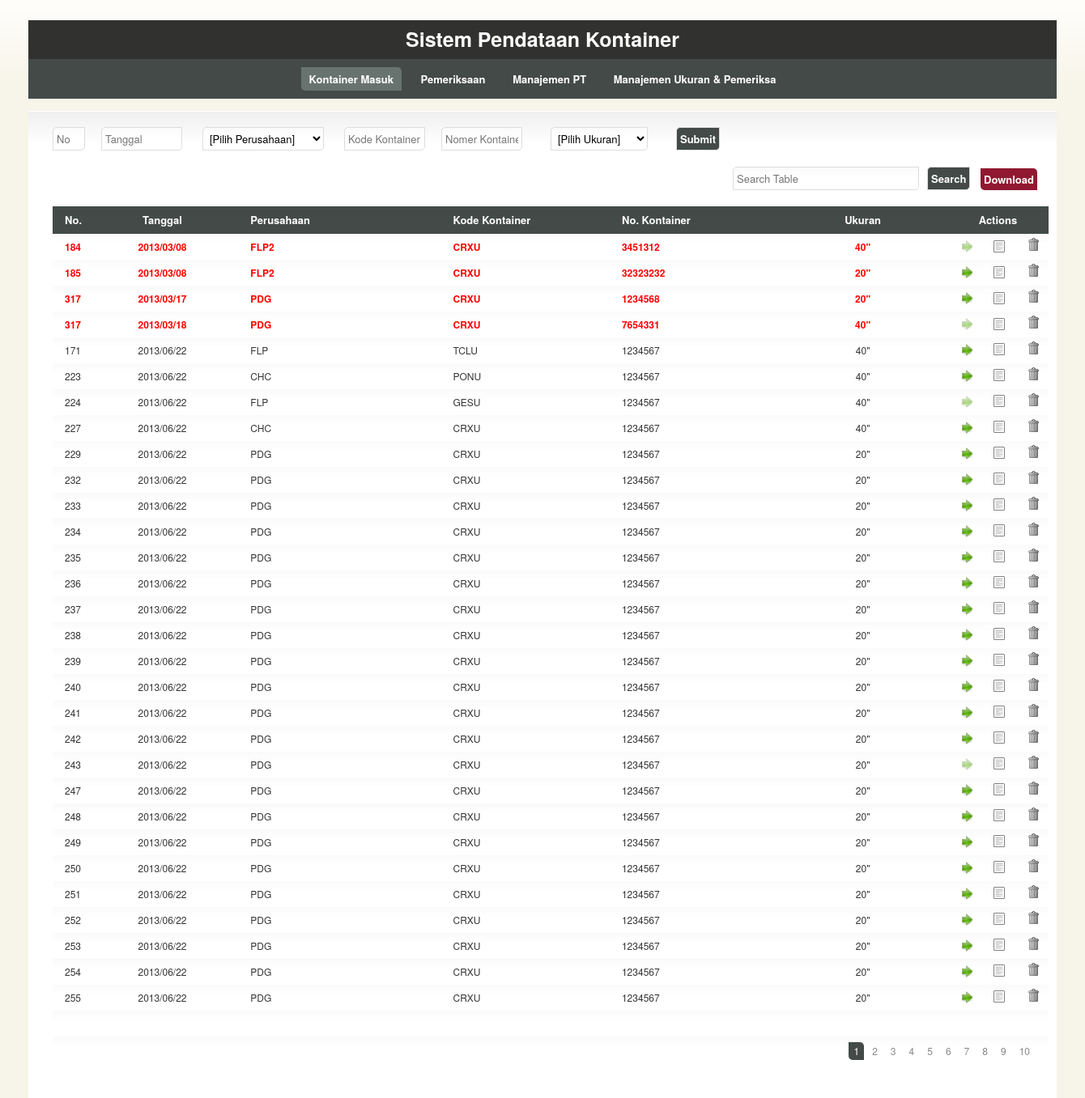
The page / on the database its author committed.
### tables this page shows
CREATE TABLE IF NOT EXISTS `kontainer` (
  `id` int(10) NOT NULL AUTO_INCREMENT,
  `no` int(10) DEFAULT NULL,
  `tanggal` date DEFAULT NULL,
  `perusahaan` varchar(100) DEFAULT NULL,
  `kode` varchar(50) DEFAULT NULL,
  `nomor` varchar(50) DEFAULT NULL,
  `ukuran` varchar(50) DEFAULT NULL,
  `status` int(10) NOT NULL DEFAULT '0',
  `no_pib` varchar(50) DEFAULT NULL,
  `tgl_pib` date DEFAULT NULL,
  `jam_ip` time DEFAULT NULL,
  `jam_periksa_st` time DEFAULT NULL,
  `jam_periksa_en` time DEFAULT NULL,
  `uraian` varchar(50) DEFAULT NULL,
  `pemeriksa` varchar(50) DEFAULT NULL,
  `tgl_sppb` date DEFAULT NULL,
  `tgl_ip` date DEFAULT NULL,
  PRIMARY KEY (`id`)
);

### application/controllers/kontainer.php (called while the page is built, shortened)
<?php if ( ! defined('BASEPATH')) exit('No direct script access allowed');
class Kontainer extends CI_Controller
{
	function __construct()
	{
		$this->load->model('kontainer_model', 'kontainer', true);
		$this->load->model('perusahaan_model', 'perusahaan', true);
		$this->load->model('ukuran_model', 'ukuran', true);
		$this->load->model('pemeriksa_model', 'pemeriksa', true);
	}
	function index()
	{
		$data['rows'] = $this->kontainer->get_rows(0, 30);
		$data['list_perusahaan'] = $this->perusahaan->get_all_perusahaan();
		$data['list_ukuran'] = $this->ukuran->get_all_ukuran();
		$data['list_pemeriksa'] = $this->pemeriksa->get_all_pemeriksa();
		$data['maxpage'] = $this->kontainer->get_max_page();
		$data['page'] = 1;
		$this->load->view('kontainer_view', $data);
	}
}

### index.php (called while the page is built, shortened)
<?php
require_once BASEPATH.'core/CodeIgniter.php';

### application/models/kontainer_model.php (called while the page is built, shortened)
<?php if ( ! defined('BASEPATH')) exit('No direct script access allowed');
class Kontainer_model extends CI_Model
{
	function get_rows($start, $limit)
	{
		$kueri = "SELECT * FROM kontainer ORDER BY tanggal,no LIMIT $start, $limit";
		$ret = $this->db->query($kueri)->result_array();
		return $ret;
	}
}

### application/views/kontainer_view.php (the view, shortened to what this page needs)
<!DOCTYPE html>
<html lang="en">
	<head>
		<link rel="stylesheet" href="<?=base_url();?>application/css/960.css" type="text/css" media="screen" charset="utf-8"/>
		<link rel="stylesheet" href="<?=base_url();?>application/css/template.css" type="text/css" media="screen" charset="utf-8"/>
		<link rel="stylesheet" href="<?=base_url();?>application/css/colour.css" type="text/css" media="screen" charset="utf-8"/>
		<link rel="stylesheet" href="<?=base_url();?>application/js/jquery.fancybox-1.3.4/fancybox/jquery.fancybox-1.3.4.css" type="text/css" media="screen"/>
		<link rel="stylesheet" href="<?=base_url();?>application/js/jqtp_latest/css/jqtp.css" type="text/css"/>
		<link rel="stylesheet" href="<?=base_url();?>application/js/jqtp_latest/css/jqpopup.css" type="text/css">
	</head>
	<body>
		<header id="header">
			<?php
				$data['active'] = 1;
				$this->load->view('header', $data);
			?>
		</header>
		<section id="section">
			<div id="content" class="container_16 clearfix">
				<form method="post" action="<?=site_url('kontainer/entry')?>">
					<div class="grid_1"><p>
						<input name="no" type="text" placeholder="No"/>
					</p></div>
					<div class="grid_2"><p>
						<input name="tanggal" type="text" id="datepicker" placeholder="Tanggal" pattern="((19|20)\d\d[/]0[1-9]|1[012])[/](0[1-9]|[12][0-9]|3[01])" required/>
					</p></div>
					<div class="grid_4"><p>
						<select name="perusahaan" required>
							<option value='-'>[Pilih Perusahaan]</option>
							<?php
							foreach($list_perusahaan as $perusahaan){
								extract($perusahaan);
								echo "<option value='$kode'>$kode</option>";
							}
							?>
						</select>
					</p></div>
					<div class="grid_2"><p>
						<input name="kode" type="text" placeholder="Kode Kontainer" required/>
					</p></div>
					<div class="grid_2"><p>
						<input name="nomor" type="text" placeholder="Nomer Kontainer" required/>
					</p></div>
					<div class="grid_3"><p>
						<select id="in_ukuran" name="ukuran">
							<option value='-'>[Pilih Ukuran]</option>
							<?php
							foreach($list_ukuran as $ukuran){
								extract($ukuran);
								echo "<option value='$ukuran'>$ukuran</option>";
							}
							?>
						</select>
					</p></div>
					<div class="grid_1"><p>
						<input type="submit" value="Submit"/>
					</p></div>
				</form>
				<div class="grid_14">
					<p>&nbsp;</p>
				</div>
				<form method='POST' action='<?=base_url();?>kontainer/search'>
					<div class="grid_5">
						<p>
							<input type="text" name='search' placeholder="Search Table"/>
						</p>
					</div>
					<div class="grid_1">
						<p>
							<input type="submit" value="Search" />
						</p>
					</div>
				</form>
				<div class="grid_1">
					<p>
						<?php
						$download_url = base_url()."kontainer/download_xls";
						?>
						<a href='<?=$download_url;?>' class='error'>Download</a>
					</p>
				</div>
				<div class="grid_16">
					<table id="dataList" clas="tablesorter">
						<colgroup>
							<col class="colA" style="width:20px; word-wrap:break-word;"/>
							<col class="colB" style="width:90px; word-wrap:break-word;"/>
							<col class="colC" style="width:120px; word-wrap:break-word;"/>
							<col class="colD" style="width:100px; word-wrap:break-word;"/>
							<col class="colE" style="width:100px; word-wrap:break-word;"/>
							<col class="colF" style="width:100px; word-wrap:break-word;"/>
							<col class="colG" style="width:20px; word-wrap:break-word;"/>
							<col class="colH" style="width:20px; word-wrap:break-word;"/>
							<col class="colI" style="width:20px; word-wrap:break-word;"/>
						</colgroup>
						<thead>
							<tr>
								<th>No.</th>
								<th class='center'>Tanggal</th>
								<th>Perusahaan</th>
								<th>Kode Kontainer</th>
								<th>No. Kontainer</th>
								<th class='center'>Ukuran</th>
								<th class='center' colspan="3" width="10%">Actions</th>
							</tr>
						</thead>
						<tbody>
							<?php
							foreach($rows as $row){
								extract($row);
								$tanggal = str_replace("-", "/", $tanggal);
								$today = date('Y/m/d');
								$t_tanggal = strtotime($tanggal);
								$t_today = strtotime($today);
								$difsecs = $t_today - $t_tanggal;
								$difday = $difsecs / (24*60*60) + 1;
								if($difday >= 30) echo "<tr style='color:red; font-weight:bold;'>";
								else echo "<tr>";
								echo "
										<td id='col_no_$id' style='text-align:left;'>$no</td>
										<td id='col_tanggal_$id' class='center'>$tanggal</td>
										<td id='col_perusahaan_$id'>$perusahaan</td>
										<td id='col_kode_$id'>$kode</td>
										<td id='col_nomor_$id'>$nomor</td>
										<td id='col_ukuran_$id' class='center'>$ukuran</td>
										<td id='col_ip_$id' class='center'>";
			   	if($status == '0') echo 	"<a href='#ip_row' class='ip ip_button' no='$id'></a></td>";
				else echo 					"<a href='#' class='unip'></a></td>";
				echo "					<td id='col_edit_$id' class='center'><a href='#' onclick=\"edit_row('$id')\" class='edit'></a></td>
										<td id='col_delete_$id' class='center'><a href='#' onclick=\"confirm_delete_row('$id')\" class='trash'></a></td>
									</tr>
									<tr style='display:none'>
										<td id='col_status_$id'>$status</td>
									</tr>
								";
							}
							?>
						</tbody>
						<tfoot>
							<tr><td colspan="9">&nbsp;</td><tr>
							<tr>
								<td colspan="9" class="pagination">
									<?php
										$st = $page-4;
										if($st < 1) $st = 1;
										$en = $st + 9;
										for($i = $st; $i <= $en; $i++){
											if($i == $page) echo "<span class='active curved'>$i</span>";
											else{
												if(isset($key)) echo "<a href='".base_url()."kontainer/search?key=$key&page=$i' class='curved'>$i</a>";
												else echo "<a href='".base_url()."kontainer/page/$i' class='curved'>$i</a>";
											}
										}
									?>
								</td>
							</tr>
						</tfoot>
					</table>
				</div>
			</div>
		</section>
	</body>
</html>

### application/views/header.php (shortened to what this page needs)
<div id="colhead"><h1 id="head">Sistem Pendataan Kontainer</h1></div>
<div id="colnav">
	<ul id="navigation">
		<?php
			if($active == 1) echo "
				<li><span class='active'>Kontainer Masuk</span></li>
				<li><a href='".site_url('pemeriksaan')."'>Pemeriksaan</a></li>
				<li><a href='".site_url('manajemen_pt')."'>Manajemen PT</a></li>
				<li><a href='".site_url('manajemen_ukuran_pemeriksa')."'>Manajemen Ukuran & Pemeriksa</a></li>
			";
		?>
	</ul>
</div>

### application/css/960.css (style rules this page uses)
html,body,div,span,applet,object,iframe,h1,h2,h3,h4,h5,h6,p,blockquote,pre,a,abbr,acronym,address,big,cite,code,del,dfn,em,font,img,ins,kbd,q,s,samp,small,strike,strong,sub,sup,tt,var,b,u,i,center,dl,dt,dd,ol,ul,li,fieldset,form,label,legend,table,caption,tbody,tfoot,thead,tr,th,td { margin:0;padding:0;border:0;outline:0;font-size:100%;vertical-align:baseline;background:transparent }
body { line-height:1 }
ol,ul { list-style:none }
table { border-collapse:collapse;border-spacing:0 }
body, textarea { color:#333;font:13px/1.5 'Helvetica Neue',Arial,'Liberation Sans',FreeSans,sans-serif }
h1 { font-size:25px }
ul { list-style:disc }
li { margin-left:30px }
p,dl,hr,h1,h2,h3,h4,h5,h6,ol,ul,pre,table,address,fieldset { margin-bottom:20px }
.grid_1 select,.grid_1 input,.grid_1 textarea { width:30px }
.grid_2 select,.grid_2 input,.grid_2 textarea { width:90px }
.grid_3 select,.grid_3 input,.grid_3 textarea { width:150px }
.grid_3 select { width:120px }
.grid_4 select,.grid_4 input,.grid_4 textarea { width:210px }
.grid_4 select { width:150px }
.grid_5 select,.grid_5 input,.grid_5 textarea { width:220px }
.grid_1, .grid_2, .grid_3, .grid_4, .grid_5, .grid_6, .grid_7, .grid_8, .grid_9, .grid_10, .grid_11, .grid_12, .grid_13, .grid_14, .grid_15, .grid_16 { display: inline; float: left; margin-left: 10px; margin-right: 10px; }
.grid_16 { float:center; }
.container_16 .grid_1, .container_16 .grid_1 .box, .container_16 .grid_1 .ui-state-highlight { width: 40px !important }
.container_16 .grid_2, .container_16 .grid_2 .box, .container_16 .grid_2 .ui-state-highlight { width: 100px !important }
.container_16 .grid_3, .container_16 .grid_3 .box, .container_16 .grid_3 .ui-state-highlight { width: 150px !important }
.container_16 .grid_4, .container_16 .grid_4 .box, .container_16 .grid_4 .ui-state-highlight { width: 160px !important }
.container_16 .grid_5, .container_16 .grid_5 .box, .container_16 .grid_5 .ui-state-highlight { width: 220px !important }
.container_16 .grid_14, .container_16 .grid_14 .box, .container_16 .grid_14 .ui-state-highlight { width: 820px !important }
.container_16 .grid_16, .container_16 .grid_16 .box, .container_16 .grid_16 .ui-state-highlight { width: 940px !important }
.clearfix:after { clear: both; content: ' '; display: block; font-size: 0; line-height: 0; visibility: hidden; width: 0; height: 0; }

### application/css/colour.css (style rules this page uses)
body { background:#F7F4E9 url(../img/body.png) repeat-x top center; }
th,#colnav,.active,input[type=submit],.pagination a:hover,.date td a:hover { background:#434A48; color:#fff }
select, textarea, input, td, #section, #foot { background:#fff url(../img/gradient.png) repeat-x 0 -28px }
tr { background-position:0 -18px; }
#section { background-position:0 1px; }
.active, th, #head, #navigation a, input[type=submit] { color:#fff; }
input, select, textarea { border-color:#ddd }
h1,h2,h3,h4,h5,h6 { border-color:#ddd }
a { color:#888 }
a.edit { background-image:url(../img/edit.png) }
a.trash { background-image:url(../img/trash.png) }
a.ip { background-image:url(../img/ip.png); }
a.unip { background-image:url(../img/ip.png); opacity:0.5; }
#colhead { background:#313230 }
#navigation .active { background:#687370 }
.error,.success,.info,.error a,.success a,.info a { color:#fff }
.error { background:#901830 }

### rows shown on the page
kontainer: no "184", tanggal "2013/03/08", perusahaan "FLP2", kode "CRXU", nomor "3451312", ukuran "40\""
kontainer: no "185", tanggal "2013/03/08", perusahaan "FLP2", kode "CRXU", nomor "32323232", ukuran "20\""
kontainer: no "317", tanggal "2013/03/17", perusahaan "PDG", kode "CRXU", nomor "1234568", ukuran "20\""
kontainer: no "317", tanggal "2013/03/18", perusahaan "PDG", kode "CRXU", nomor "7654331", ukuran "40\""
kontainer: no "171", tanggal "2013/06/22", perusahaan "FLP", kode "TCLU", nomor "1234567", ukuran "40\""
kontainer: no "223", tanggal "2013/06/22", perusahaan "CHC", kode "PONU", nomor "1234567", ukuran "40\""
kontainer: no "224", tanggal "2013/06/22", perusahaan "FLP", kode "GESU", nomor "1234567", ukuran "40\""
kontainer: no "227", tanggal "2013/06/22", perusahaan "CHC", kode "CRXU", nomor "1234567", ukuran "40\""
kontainer: no "229", tanggal "2013/06/22", perusahaan "PDG", kode "CRXU", nomor "1234567", ukuran "20\""
kontainer: no "232", tanggal "2013/06/22", perusahaan "PDG", kode "CRXU", nomor "1234567", ukuran "20\""
kontainer: no "233", tanggal "2013/06/22", perusahaan "PDG", kode "CRXU", nomor "1234567", ukuran "20\""
kontainer: no "234", tanggal "2013/06/22", perusahaan "PDG", kode "CRXU", nomor "1234567", ukuran "20\""
kontainer: no "235", tanggal "2013/06/22", perusahaan "PDG", kode "CRXU", nomor "1234567", ukuran "20\""
kontainer: no "236", tanggal "2013/06/22", perusahaan "PDG", kode "CRXU", nomor "1234567", ukuran "20\""
kontainer: no "237", tanggal "2013/06/22", perusahaan "PDG", kode "CRXU", nomor "1234567", ukuran "20\""
kontainer: no "238", tanggal "2013/06/22", perusahaan "PDG", kode "CRXU", nomor "1234567", ukuran "20\""
kontainer: no "239", tanggal "2013/06/22", perusahaan "PDG", kode "CRXU", nomor "1234567", ukuran "20\""
kontainer: no "240", tanggal "2013/06/22", perusahaan "PDG", kode "CRXU", nomor "1234567", ukuran "20\""
kontainer: no "241", tanggal "2013/06/22", perusahaan "PDG", kode "CRXU", nomor "1234567", ukuran "20\""
kontainer: no "242", tanggal "2013/06/22", perusahaan "PDG", kode "CRXU", nomor "1234567", ukuran "20\""
kontainer: no "243", tanggal "2013/06/22", perusahaan "PDG", kode "CRXU", nomor "1234567", ukuran "20\""
kontainer: no "247", tanggal "2013/06/22", perusahaan "PDG", kode "CRXU", nomor "1234567", ukuran "20\""
kontainer: no "248", tanggal "2013/06/22", perusahaan "PDG", kode "CRXU", nomor "1234567", ukuran "20\""
kontainer: no "249", tanggal "2013/06/22", perusahaan "PDG", kode "CRXU", nomor "1234567", ukuran "20\""
kontainer: no "250", tanggal "2013/06/22", perusahaan "PDG", kode "CRXU", nomor "1234567", ukuran "20\""
kontainer: no "251", tanggal "2013/06/22", perusahaan "PDG", kode "CRXU", nomor "1234567", ukuran "20\""
kontainer: no "252", tanggal "2013/06/22", perusahaan "PDG", kode "CRXU", nomor "1234567", ukuran "20\""
kontainer: no "253", tanggal "2013/06/22", perusahaan "PDG", kode "CRXU", nomor "1234567", ukuran "20\""
kontainer: no "254", tanggal "2013/06/22", perusahaan "PDG", kode "CRXU", nomor "1234567", ukuran "20\""
kontainer: no "255", tanggal "2013/06/22", perusahaan "PDG", kode "CRXU", nomor "1234567", ukuran "20\""
